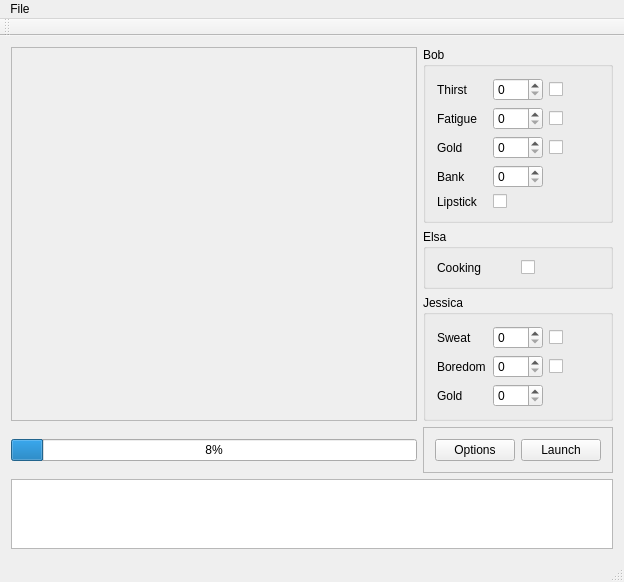
<?xml version="1.0" encoding="UTF-8"?>
<ui version="4.0">
 <class>MainWindow</class>
 <widget class="QMainWindow" name="MainWindow">
  <property name="geometry">
   <rect>
    <x>0</x>
    <y>0</y>
    <width>624</width>
    <height>516</height>
   </rect>
  </property>
  <property name="windowTitle">
   <string>Miner in the west</string>
  </property>
  <widget class="QWidget" name="centralWidget">
   <layout class="QGridLayout" name="gridLayout">
    <item row="3" column="1">
     <widget class="QProgressBar" name="progressBar">
      <property name="value">
       <number>8</number>
      </property>
      <property name="invertedAppearance">
       <bool>false</bool>
      </property>
     </widget>
    </item>
    <item row="4" column="1" colspan="2">
     <widget class="QTextEdit" name="log">
      <property name="html">
       <string>&lt;!DOCTYPE HTML PUBLIC &quot;-//W3C//DTD HTML 4.0//EN&quot; &quot;http://www.w3.org/TR/REC-html40/strict.dtd&quot;&gt;
&lt;html&gt;&lt;head&gt;&lt;meta name=&quot;qrichtext&quot; content=&quot;1&quot; /&gt;&lt;style type=&quot;text/css&quot;&gt;
p, li { white-space: pre-wrap; }
&lt;/style&gt;&lt;/head&gt;&lt;body style=&quot; font-family:'MS Shell Dlg 2'; font-size:8.25pt; font-weight:400; font-style:normal;&quot;&gt;
&lt;p style=&quot;-qt-paragraph-type:empty; margin-top:0px; margin-bottom:0px; margin-left:0px; margin-right:0px; -qt-block-indent:0; text-indent:0px;&quot;&gt;&lt;br /&gt;&lt;/p&gt;&lt;/body&gt;&lt;/html&gt;</string>
      </property>
     </widget>
    </item>
    <item row="1" column="2">
     <widget class="QGroupBox" name="groupBox_2">
      <property name="title">
       <string>Elsa</string>
      </property>
      <layout class="QGridLayout" name="gridLayout_3">
       <item row="0" column="0">
        <widget class="QLabel" name="label_4">
         <property name="text">
          <string>Cooking</string>
         </property>
        </widget>
       </item>
       <item row="0" column="1">
        <widget class="QCheckBox" name="checkBoxCook">
         <property name="text">
          <string/>
         </property>
        </widget>
       </item>
      </layout>
     </widget>
    </item>
    <item row="3" column="2">
     <widget class="QFrame" name="frame">
      <property name="frameShape">
       <enum>QFrame::StyledPanel</enum>
      </property>
      <property name="frameShadow">
       <enum>QFrame::Raised</enum>
      </property>
      <layout class="QFormLayout" name="formLayout">
       <item row="0" column="0">
        <widget class="QPushButton" name="pushButton_2">
         <property name="text">
          <string>Options</string>
         </property>
        </widget>
       </item>
       <item row="0" column="1">
        <widget class="QPushButton" name="pushButton">
         <property name="text">
          <string>Launch</string>
         </property>
        </widget>
       </item>
      </layout>
     </widget>
    </item>
    <item row="0" column="2">
     <widget class="QGroupBox" name="groupBox">
      <property name="title">
       <string>Bob</string>
      </property>
      <layout class="QGridLayout" name="gridLayout_2">
       <item row="3" column="1">
        <widget class="QSpinBox" name="sbGold"/>
       </item>
       <item row="2" column="1">
        <widget class="QSpinBox" name="sbFatigue"/>
       </item>
       <item row="4" column="1">
        <widget class="QSpinBox" name="sbBank"/>
       </item>
       <item row="2" column="3">
        <widget class="QCheckBox" name="checkBoxFatigue">
         <property name="text">
          <string/>
         </property>
        </widget>
       </item>
       <item row="1" column="3">
        <widget class="QCheckBox" name="checkBoxThirst">
         <property name="text">
          <string/>
         </property>
        </widget>
       </item>
       <item row="1" column="1">
        <widget class="QSpinBox" name="sbThirst"/>
       </item>
       <item row="5" column="0">
        <widget class="QLabel" name="label_9">
         <property name="text">
          <string>Lipstick</string>
         </property>
        </widget>
       </item>
       <item row="2" column="0">
        <widget class="QLabel" name="label_2">
         <property name="text">
          <string>Fatigue</string>
         </property>
        </widget>
       </item>
       <item row="3" column="0">
        <widget class="QLabel" name="label">
         <property name="text">
          <string>Gold</string>
         </property>
        </widget>
       </item>
       <item row="1" column="0">
        <widget class="QLabel" name="label_3">
         <property name="text">
          <string>Thirst</string>
         </property>
        </widget>
       </item>
       <item row="4" column="0">
        <widget class="QLabel" name="label_6">
         <property name="text">
          <string>Bank</string>
         </property>
        </widget>
       </item>
       <item row="5" column="1">
        <widget class="QCheckBox" name="checkBoxKissed">
         <property name="text">
          <string/>
         </property>
        </widget>
       </item>
       <item row="3" column="3">
        <widget class="QCheckBox" name="checkBoxGold">
         <property name="text">
          <string/>
         </property>
        </widget>
       </item>
      </layout>
      <zorder>label_3</zorder>
      <zorder>label_2</zorder>
      <zorder>label</zorder>
      <zorder>label_6</zorder>
      <zorder>label_9</zorder>
      <zorder>checkBoxFatigue</zorder>
      <zorder>checkBoxThirst</zorder>
      <zorder>sbBank</zorder>
      <zorder>sbGold</zorder>
      <zorder>sbFatigue</zorder>
      <zorder>sbThirst</zorder>
      <zorder>checkBoxKissed</zorder>
      <zorder>checkBoxGold</zorder>
     </widget>
    </item>
    <item row="2" column="2">
     <widget class="QGroupBox" name="groupBox_3">
      <property name="title">
       <string>Jessica</string>
      </property>
      <layout class="QGridLayout" name="gridLayout_4">
       <item row="0" column="1">
        <widget class="QSpinBox" name="sbBeauty"/>
       </item>
       <item row="0" column="0">
        <widget class="QLabel" name="label_8">
         <property name="text">
          <string>Sweat</string>
         </property>
        </widget>
       </item>
       <item row="1" column="1">
        <widget class="QSpinBox" name="sbBored"/>
       </item>
       <item row="2" column="0">
        <widget class="QLabel" name="label_5">
         <property name="text">
          <string>Gold</string>
         </property>
        </widget>
       </item>
       <item row="1" column="0">
        <widget class="QLabel" name="label_7">
         <property name="text">
          <string>Boredom</string>
         </property>
        </widget>
       </item>
       <item row="2" column="1">
        <widget class="QSpinBox" name="sbGold_2"/>
       </item>
       <item row="0" column="2">
        <widget class="QCheckBox" name="checkBoxSweat">
         <property name="text">
          <string/>
         </property>
        </widget>
       </item>
       <item row="1" column="2">
        <widget class="QCheckBox" name="checkBoxBoredom">
         <property name="text">
          <string/>
         </property>
        </widget>
       </item>
      </layout>
     </widget>
    </item>
    <item row="0" column="1" rowspan="3">
     <widget class="QFrame" name="frame_2">
      <property name="frameShape">
       <enum>QFrame::StyledPanel</enum>
      </property>
      <property name="frameShadow">
       <enum>QFrame::Raised</enum>
      </property>
      <widget class="QLabel" name="Bank">
       <property name="geometry">
        <rect>
         <x>20</x>
         <y>10</y>
         <width>81</width>
         <height>61</height>
        </rect>
       </property>
       <property name="text">
        <string/>
       </property>
       <property name="pixmap">
        <pixmap>images/bank-512.png</pixmap>
       </property>
       <property name="scaledContents">
        <bool>true</bool>
       </property>
      </widget>
      <widget class="QLabel" name="Mine">
       <property name="geometry">
        <rect>
         <x>210</x>
         <y>10</y>
         <width>71</width>
         <height>61</height>
        </rect>
       </property>
       <property name="text">
        <string/>
       </property>
       <property name="pixmap">
        <pixmap>images/gold_mine-128.png</pixmap>
       </property>
       <property name="scaledContents">
        <bool>true</bool>
       </property>
      </widget>
      <widget class="QLabel" name="Home">
       <property name="geometry">
        <rect>
         <x>20</x>
         <y>170</y>
         <width>81</width>
         <height>71</height>
        </rect>
       </property>
       <property name="text">
        <string/>
       </property>
       <property name="pixmap">
        <pixmap>images/home.png</pixmap>
       </property>
       <property name="scaledContents">
        <bool>true</bool>
       </property>
      </widget>
      <widget class="QLabel" name="Bar">
       <property name="geometry">
        <rect>
         <x>210</x>
         <y>180</y>
         <width>81</width>
         <height>71</height>
        </rect>
       </property>
       <property name="text">
        <string/>
       </property>
       <property name="pixmap">
        <pixmap>images/Cocktail-512.png</pixmap>
       </property>
       <property name="scaledContents">
        <bool>true</bool>
       </property>
      </widget>
      <widget class="QLabel" name="Piano">
       <property name="geometry">
        <rect>
         <x>290</x>
         <y>220</y>
         <width>51</width>
         <height>51</height>
        </rect>
       </property>
       <property name="text">
        <string/>
       </property>
       <property name="pixmap">
        <pixmap>images/Music-Piano-icon.png</pixmap>
       </property>
       <property name="scaledContents">
        <bool>true</bool>
       </property>
      </widget>
      <widget class="QLabel" name="Toilets">
       <property name="geometry">
        <rect>
         <x>350</x>
         <y>220</y>
         <width>41</width>
         <height>51</height>
        </rect>
       </property>
       <property name="text">
        <string/>
       </property>
       <property name="pixmap">
        <pixmap>images/Toilets_unisex.svg.png</pixmap>
       </property>
       <property name="scaledContents">
        <bool>true</bool>
       </property>
      </widget>
      <widget class="QLabel" name="Bob">
       <property name="geometry">
        <rect>
         <x>20</x>
         <y>220</y>
         <width>41</width>
         <height>41</height>
        </rect>
       </property>
       <property name="text">
        <string/>
       </property>
       <property name="pixmap">
        <pixmap>images/Transparent_Minion_Bob_PNG_Picture.png</pixmap>
       </property>
       <property name="scaledContents">
        <bool>true</bool>
       </property>
      </widget>
      <widget class="QLabel" name="Elsa">
       <property name="geometry">
        <rect>
         <x>70</x>
         <y>210</y>
         <width>61</width>
         <height>51</height>
        </rect>
       </property>
       <property name="text">
        <string/>
       </property>
       <property name="pixmap">
        <pixmap>images/elsa-frozen-disney-03.png</pixmap>
       </property>
       <property name="scaledContents">
        <bool>true</bool>
       </property>
       <property name="wordWrap">
        <bool>false</bool>
       </property>
      </widget>
      <widget class="QLabel" name="Jessica">
       <property name="geometry">
        <rect>
         <x>220</x>
         <y>230</y>
         <width>61</width>
         <height>51</height>
        </rect>
       </property>
       <property name="text">
        <string/>
       </property>
       <property name="pixmap">
        <pixmap>images/waitress.png</pixmap>
       </property>
       <property name="scaledContents">
        <bool>true</bool>
       </property>
      </widget>
     </widget>
    </item>
   </layout>
  </widget>
  <widget class="QMenuBar" name="menuBar">
   <property name="geometry">
    <rect>
     <x>0</x>
     <y>0</y>
     <width>624</width>
     <height>21</height>
    </rect>
   </property>
   <widget class="QMenu" name="menuResert_values_by_default">
    <property name="title">
     <string>File</string>
    </property>
    <addaction name="actionReset_values_by_default"/>
    <addaction name="actionQuit"/>
   </widget>
   <addaction name="menuResert_values_by_default"/>
  </widget>
  <widget class="QToolBar" name="mainToolBar">
   <attribute name="toolBarArea">
    <enum>TopToolBarArea</enum>
   </attribute>
   <attribute name="toolBarBreak">
    <bool>false</bool>
   </attribute>
  </widget>
  <widget class="QStatusBar" name="statusBar"/>
  <action name="actionReset_values_by_default">
   <property name="text">
    <string>Reset values by default</string>
   </property>
  </action>
  <action name="actionQuit">
   <property name="text">
    <string>Quit</string>
   </property>
  </action>
 </widget>
 <layoutdefault spacing="6" margin="11"/>
 <resources/>
 <connections/>
</ui>
